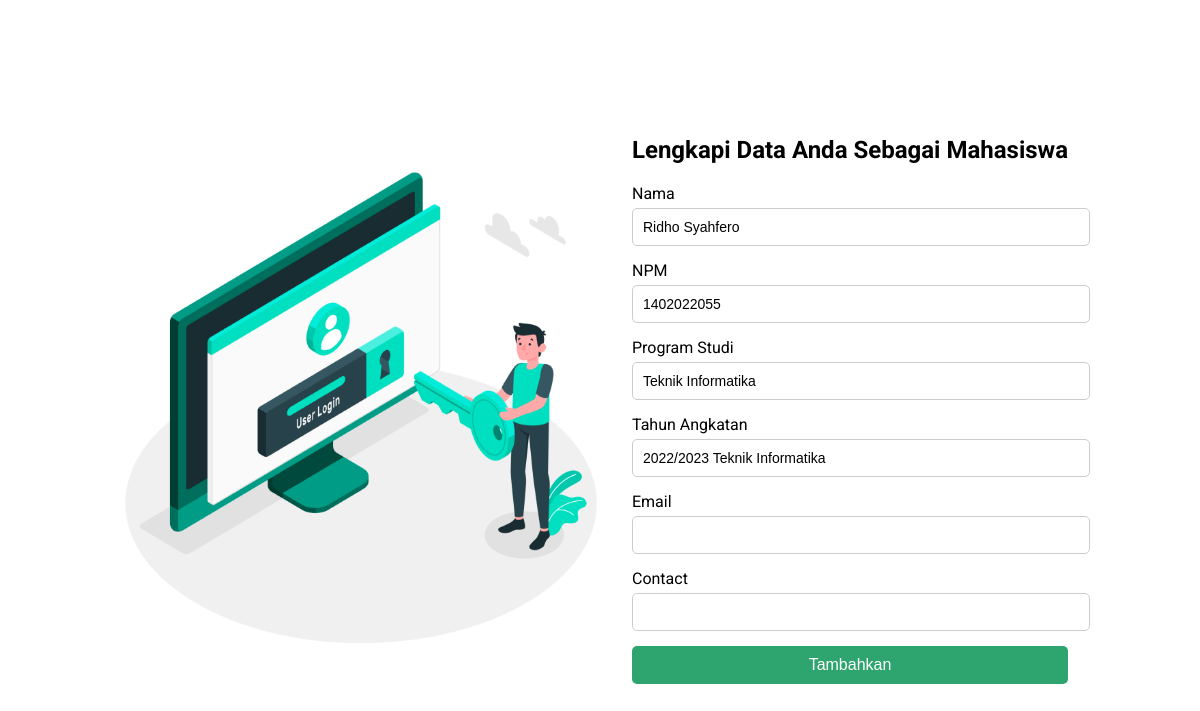
The app's page /components/pages/mahasiswa/lengkapi_data_mahasiswa.php (signed in) with its own data.
### tables this page shows
CREATE TABLE `users` (
  `id` int(11) NOT NULL,
  `username` varchar(50) NOT NULL,
  `password` varchar(255) NOT NULL,
  `role` enum('mahasiswa','mentor','admin') NOT NULL,
  `first_login` tinyint(1) NOT NULL DEFAULT '1'
);

CREATE TABLE `mahasiswa` (
  `id` int(11) NOT NULL,
  `user_id` int(11) NOT NULL,
  `nama` varchar(100) NOT NULL,
  `npm` varchar(15) NOT NULL,
  `program_studi` varchar(100) NOT NULL,
  `tahun_angkatan` varchar(50) NOT NULL,
  `email` varchar(100) DEFAULT NULL,
  `contact` varchar(15) DEFAULT NULL
);

### components/pages/mahasiswa/lengkapi_data_mahasiswa.php (the view, shortened to what this page needs)
<?php
include $_SERVER['DOCUMENT_ROOT'] . '/Aplikasi-Kewirausahaan/config/db_connection.php';
$user_id = $_SESSION['user_id'];
$query_user = "SELECT role FROM users WHERE id = '$user_id'";
$result_user = $conn->query($query_user);
if ($result_user && $result_user->num_rows > 0) {
    $user = $result_user->fetch_assoc();
    $role = $user['role'];
} else {
    die("User tidak ditemukan atau role tidak valid.");
}
if ($role == 'mahasiswa') {
    $query = "SELECT * FROM mahasiswa WHERE user_id = '$user_id'";
} elseif ($role == 'mentor') {
    $query = "SELECT * FROM mentor WHERE user_id = '$user_id'";
} else {
    die("Role tidak valid.");
}
$result = $conn->query($query);
if ($result && $result->num_rows > 0) {
    $data = $result->fetch_assoc();
} else {
    die("Data tidak ditemukan.");
}
?>
<!DOCTYPE html>
<html lang="en">
<head>
    <link href="https://cdnjs.cloudflare.com/ajax/libs/font-awesome/5.15.3/css/all.min.css" rel="stylesheet"/>
    <link rel="stylesheet" href="/Aplikasi-Kewirausahaan/assets/css/lengkapi_data.css">
</head>
<body>
    <div class="container">
        <div class="image-container">
            <img alt="Illustration of a person holding a key in front of a computer screen with a user login interface" height="500" width="500" src="/Aplikasi-Kewirausahaan/assets/img/user_login.png"/>
        </div>
        <div class="form-container">
            <h2>Lengkapi Data Anda Sebagai <?= ucfirst($role) ?></h2>
            <form method="POST" action="">
                <?php if ($role == 'mahasiswa'): ?>
                    <div class="form-group">
                        <label for="nama">Nama</label>
                        <input id="nama" name="nama" type="text" value="<?= htmlspecialchars($data['nama']) ?>" readonly />
                    </div>
                    <div class="form-group">
                        <label for="npm">NPM</label>
                        <input id="npm" name="npm" type="text" value="<?= htmlspecialchars($data['npm']) ?>" readonly />
                    </div>
                    <div class="form-group">
                        <label for="program_studi">Program Studi</label>
                        <input id="program_studi" name="program_studi" type="text" value="<?= htmlspecialchars($data['program_studi']) ?>" readonly />
                    </div>
                    <div class="form-group">
                        <label for="tahun_angkatan">Tahun Angkatan</label>
                        <input id="tahun_angkatan" name="tahun_angkatan" type="text" value="<?= htmlspecialchars($data['tahun_angkatan']) ?>" readonly />
                    </div>
                <?php endif; ?>
                <div class="form-group">
                    <label for="email">Email</label>
                    <input id="email" name="email" type="email" value="<?= htmlspecialchars($data['email'] ?? '') ?>" required />
                </div>
                <div class="form-group">
                    <label for="contact">Contact</label>
                    <input id="contact" name="contact" type="text" value="<?= htmlspecialchars($data['contact'] ?? '') ?>" required/>
                </div>
                <button type="submit" class="submit-btn">Tambahkan</button>
            </form>
        </div>
    </div>
</body>
</html>

### assets/css/lengkapi_data.css (style rules this page uses)
body { font-family: 'Roboto', sans-serif; display: flex; justify-content: center; align-items: center; height: 100vh; margin: 0; background-color: #ffffff; }
.container { display: flex; align-items: center; justify-content: center; }
.image-container { flex: 1; display: flex; justify-content: center; }
.form-container { flex: 1; padding: 20px; }
.form-container h2 { font-size: 24px; font-weight: 700; margin-bottom: 20px; }
.form-group { margin-bottom: 15px; }
.form-group label { display: block; font-size: 16px; margin-bottom: 5px; }
.form-group input, .form-group select { width: 100%; padding: 10px; font-size: 14px; border: 1px solid #ccc; border-radius: 5px; }
.submit-btn { width: 100%; padding: 10px; font-size: 16px; color: #fff; background-color: #2ea56f; border: none; border-radius: 5px; cursor: pointer; }

### records on screen
users: role "Mahasiswa"
mahasiswa: nama "Ridho Syahfero", npm "1402022055", program_studi "Teknik Informatika", tahun_angkatan "2022/2023 Teknik Informatika"
